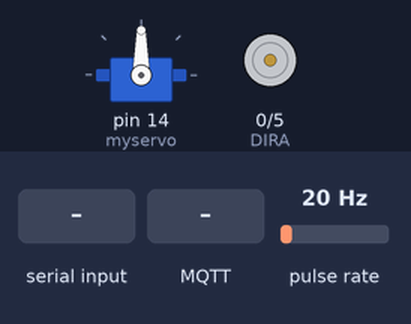
A sketch run on a simulated Arduino Uno, built for the host (arithmetic inside an expression is 32-bit, double 64-bit). On the bench: servo, direction and speed pins drawn as motors (green arrow = direction pin HIGH = forward, orange = LOW = backward, longer = more drive). Wiring (inferred from the names in the program): pulse sensor: data pin 12. The test bench sets the inputs (shaded band); at power-on: pulse rate 20 Hz. No MQTT or app messages arrive unless stated; what the sketch prints to the serial monitor is not drawn.

Above: at 11.2 s.
11.3 s: pulse rate (sensor on pin 12) set to 100 Hz
At 12.31 s:
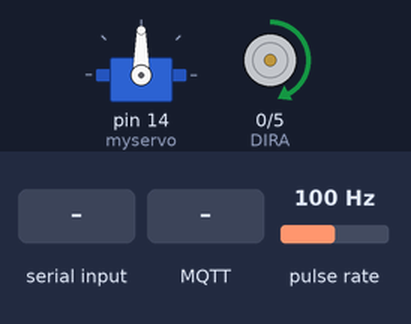
14.3 s: pulse rate (sensor on pin 12) set to 4 Hz
At 15.1 s:
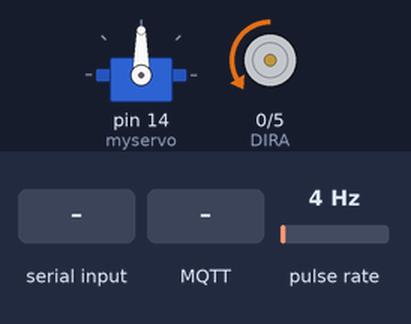
17.3 s: "90,45,200\n" received over Serial
At 17.84 s:
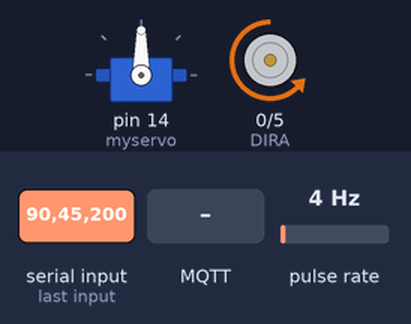
20.3 s: MQTT message "0" arrives on the first subscribed topic
23.3 s: pulse rate (sensor on pin 12) set to 50 Hz
Timing chart, 0 to 44.3 s (numbered marks = the images above; inputs shaded):
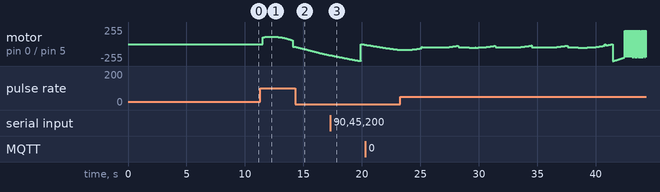

The sketch:

reglering.ino
```cpp
#include <Wire.h>
#include <Servo.h>
#include "EspMQTTClient.h"

void onConnectionEstablished();

EspMQTTClient client(
 "ABB_Indgym_Guest",           // Wifi ssid
  "Welcome2abb",           // Wifi password
  "maqiatto.com",  // MQTT broker ip
  1883,             // MQTT broker port
  "jesper.jansson@abbindustrigymnasium.se",            // MQTT username
  "1234",       // MQTT password
  "jesper1",          // Client name
  onConnectionEstablished, // Connection established callback
  true,             // Enable web updater
  true              // Enable debug messages
);

#define DIRA 0 //Motor direction
#define PWMA 5 //Motor pwm
#define HALL 12
#define IN1 0
#define IN2 5

Servo myservo;

String payload, incomingValue, readString;
String part;
String ediString, omeString, prtString, legString; // labels
int pulses = 0;
float wheel_d = 3.6;
int prev_time = 0;
int prev_pulses = 0;
float o = 0;
float d = 0;
float x = 0;
float awmax = 180.0;
float yg = 0;
float aw = 0;
float av = 90;
float y = 0;
float v = 0;
float vg = 5.0;
float i = 0;
float oi = 0;
int dira = 0;
int last_millis;
int c_num;
float n = 0;
int lego = 0;

void onRecieve(){
  Serial.println("Message recieved");
}

void sendN(){
  String message = "1";
  Serial.println("Send to mqtt broker");
  client.publish("jesper.jansson@abbindustrigymnasium.se/ruta", message);
}

void onConnectionEstablished()
{
  client.subscribe("jesper.jansson@abbindustrigymnasium.se/ruta", [] (const String &payload)
  {
    onRecieve();
  });
}

void Increase_pulses(){
  if (dira) {
   pulses -= 1;
  }
  else {
  pulses += 1; //Increases pulses everytime the digital input 12 goes from HIGH to LOW
  //Serial.println(pulses);
  }
}

auto Get_Xpos (int pulses, int* prev_pulses, float wheel_d, float* y, float* v, int* prev_time){
  noInterrupts();//No interupts during the calculations
  int current_time = millis();
  int time_diff = (current_time - *prev_time); //Time since last calculation
  int varv_diff = (pulses - *prev_pulses); //Pulses sice last calculation
  float rpm = (float(varv_diff)/float(time_diff))*60000/96; // pulse per millisecond multiplied with milliseconds per minute and 1:48 gear ratio
  *v = (rpm/60)*(3.14*wheel_d);
  *y = (float(pulses)/140)*(3.14*wheel_d);
  *prev_pulses = pulses;
  *prev_time = current_time;
  //*o += aw*time_diff
  interrupts();
}

auto GoToGoal (float x, float y, float o, float awmax, float* av, float*aw){
  int og = 0;
  if (not x == 0) {
     int og = tan(y/x)*360/(2*3.14);
  }
  float kpv = 8;
  float kiv = 0.003;
  float kpw = 1;
  float vg = sqrt(sq(x)+sq(y));
  if (y < 0){
    vg = -1*vg;
  }
  i = i + vg;
  *av = (kpv*vg) + (kiv*i);
  int wg = (og-o);
  /**aw = kpw*wg + 90;
  if ((*aw) > awmax){
    *av = 0;
    *aw = awmax;
  }*/
}

int FollowLine (float d, float awmax, float o, float* av, float* aw){
  float kpw = 0.6;
  float kpi = 0.00008;
  float og = -20.0*d;
  float delta_o = og-o;
  oi += delta_o;
  *aw = kpi*oi + kpw*(delta_o) + 90.0;
  if (*aw > awmax){
    *aw = awmax;
    *av = 0;
  }
  else if (*aw < 0){
    *aw = 0;
    *av = 0;
  }
}

void setup() {
  pinMode(DIRA, OUTPUT);
  pinMode(PWMA, OUTPUT);
  pinMode(HALL, INPUT);
  myservo.attach(14);
  Serial.begin(115200);
  digitalWrite(DIRA, 1);
  Serial.setTimeout(50);
  attachInterrupt(digitalPinToInterrupt(HALL), Increase_pulses, FALLING);
  last_millis = millis();
  ediString = "edi";
  omeString = "ome";
  prtString = "prt";
  delay(10000);
}

void loop() {
  client.loop();
  Get_Xpos(pulses, &prev_pulses, wheel_d, &y, &v, &prev_time);
  float delta_y = yg - y;
  if (abs(delta_y) >= 0.2 or v > 0.5){
    GoToGoal(x, delta_y, o, awmax, &av, &aw);
    FollowLine(d, awmax, o, &av, &aw);
    //Serial.println(delta_y);
    //Serial.println(delta_y);
    if (av > 0){
      dira = 0;
    } else {
      dira = 1;
      av = -1*av;
    }
    Serial.println(aw);
    myservo.write(aw);
    digitalWrite(DIRA, dira);
    analogWrite(PWMA, av+200.0);
  }
  else{
    analogWrite(PWMA, 0);
    /*if (int(n) % 2 == 0){
      if (lego) {
        delay(5000);
      }
    }*/
    FollowLine(d, awmax, o, &av, &aw);
    Serial.println("Halv ruta");
    myservo.write(aw);
    if (abs(o) < 3){
      if (n < 6){
        yg = 12.5;
        pulses = 0;
        n += 1;
        i = 0;
        oi = 0;
        sendN();
      }
      else {
        Serial.println("Done");
      }
    }
  }

  if(Serial.available()){
    incomingValue = Serial.readString();
    //Serial.println(incomingValue);

    if(ediString.compareTo(incomingValue.substring(0,3)) == 0){
      d = incomingValue.substring(4).toFloat();
      Serial.println(d);
    }

    else if(omeString.compareTo(incomingValue.substring(0,3)) == 0){
      o = incomingValue.substring(4).toFloat();
      Serial.println(o);
    }

    else if(prtString.compareTo(incomingValue.substring(0,3)) == 0){
      part = incomingValue.substring(4);
      Serial.println(part);
    }
    else if(legString.compareTo(incomingValue.substring(0,3)) == 0){
      lego = incomingValue.substring(4).toInt();
      Serial.println(lego);
    }
  }

 }
```
